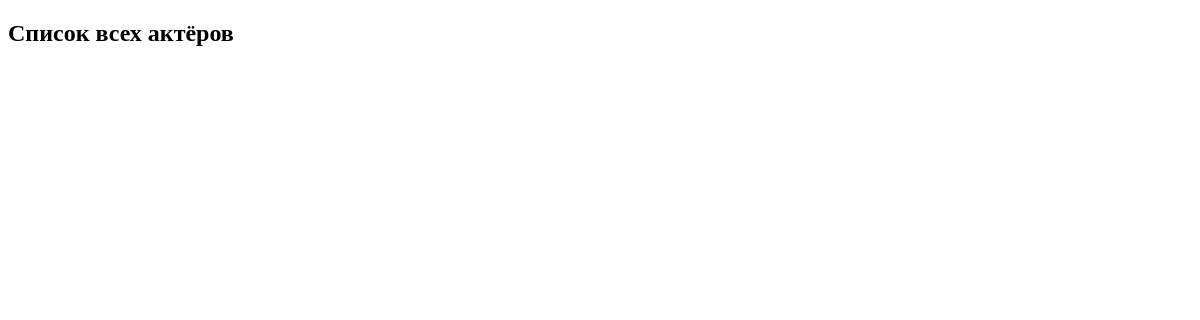
Before: /actors with the older database file.
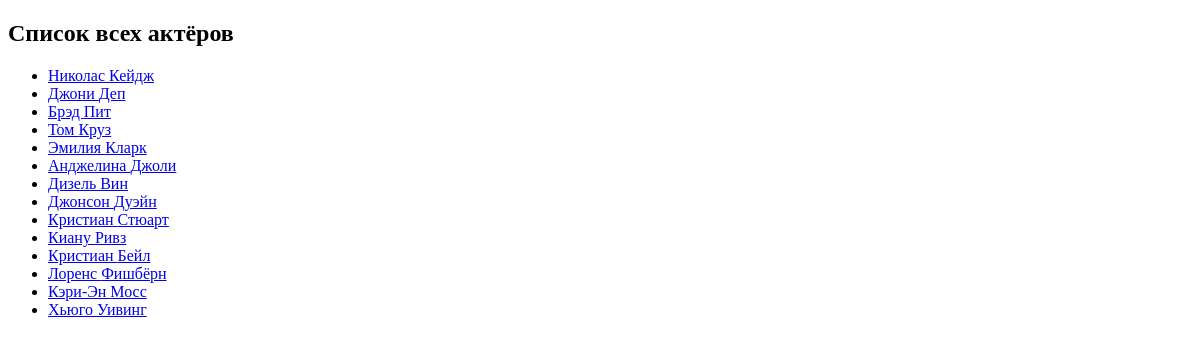
After: the same page with the newer database file.
### movie_app/models.py (models this page shows, shortened)
class Actor(models.Model):
    MALE = 'M'
    FEMALE = 'F'
    GENDERS = [
        (MALE, 'Мужчина'),
        (FEMALE, 'Женщина'),
    ]
    first_name = models.CharField(max_length=100, default='Торантино')
    last_name = models.CharField(max_length=100, default='Квентин')
    gender = models.CharField(max_length=1, choices=GENDERS, default=MALE)
    slug = models.SlugField(default='', null=False, db_index=True)
    dressing = models.OneToOneField(DressingRoom, on_delete=models.SET_NULL, null=True, blank=True)
    def get_url(self):
        return reverse('one_actor', args=[self.slug])

### movie_app/views.py (the view)
# urls.py: path('actors', views.show_all_actors, name='actors'),
def show_all_actors(request):
    actors = Actor.objects.all()
    return render(request, 'movie_app/actors.html', {
        'actors': actors
    })

### movie_app/templates/movie_app/actors.html (shortened to what this page needs)
{% extends 'movie_app/base.html' %}
{% block content %}
    <h2>Список всех актёров</h2>
    <ul>
        {% for actor in actors %}
        <li> <a href="{{ actor.get_url }}"> {{ actor.last_name }} {{ actor.first_name }} </a></li>
        {% endfor %}
    </ul>
{% endblock %}

### movie_app/templates/movie_app/base.html (shortened to what this page needs)
<!DOCTYPE html>
<html lang="en">
<head>
</head>
<body>
{% block content %} {% endblock %}
</body>
</html>

Changed rows visible on the page:
added Actor: last_name "Николас", first_name "Кейдж"
added Actor: last_name "Джони", first_name "Деп"
added Actor: last_name "Брэд", first_name "Пит"
added Actor: last_name "Том", first_name "Круз"
added Actor: last_name "Эмилия", first_name "Кларк"
added Actor: last_name "Анджелина", first_name "Джоли"
added Actor: last_name "Дизель", first_name "Вин"
added Actor: last_name "Джонсон", first_name "Дуэйн"
added Actor: last_name "Кристиан", first_name "Стюарт"
added Actor: last_name "Киану", first_name "Ривз"
added Actor: last_name "Кристиан", first_name "Бейл"
added Actor: last_name "Лоренс", first_name "Фишбёрн"
added Actor: last_name "Кэри-Эн", first_name "Мосс"
added Actor: last_name "Хьюго", first_name "Уивинг"
